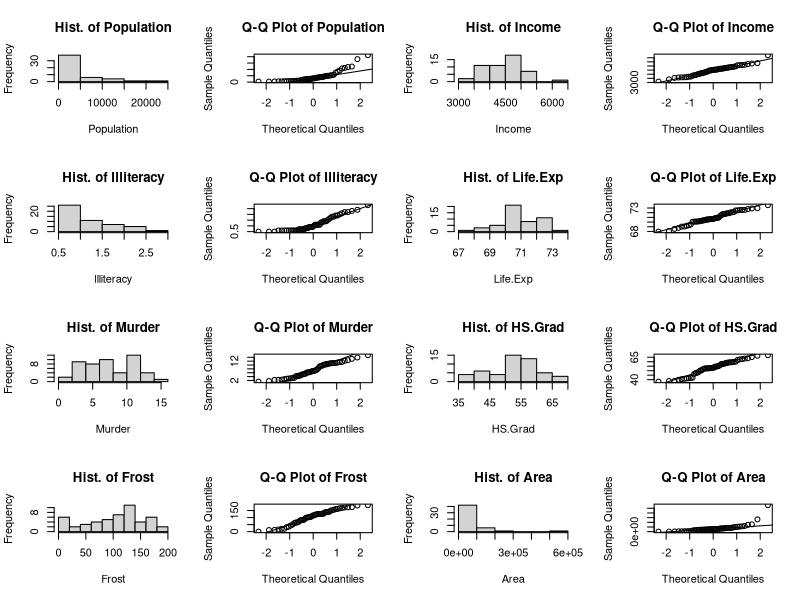
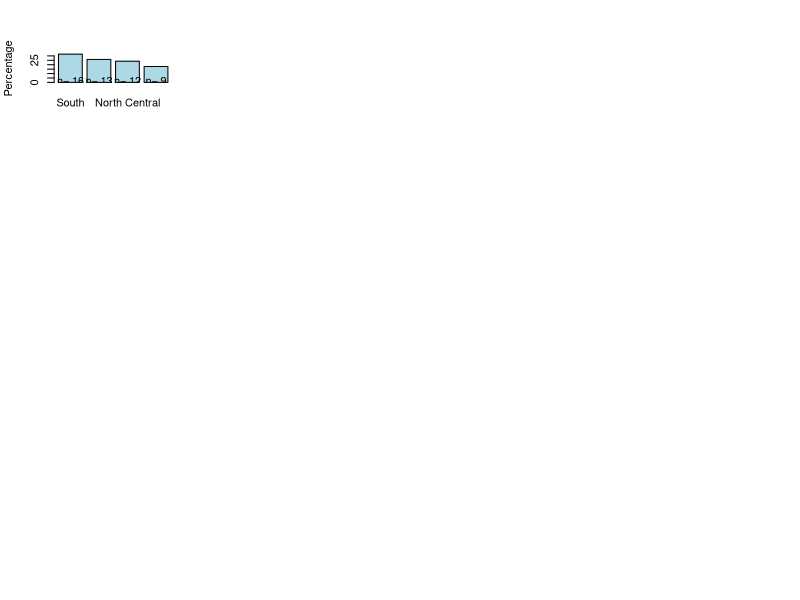
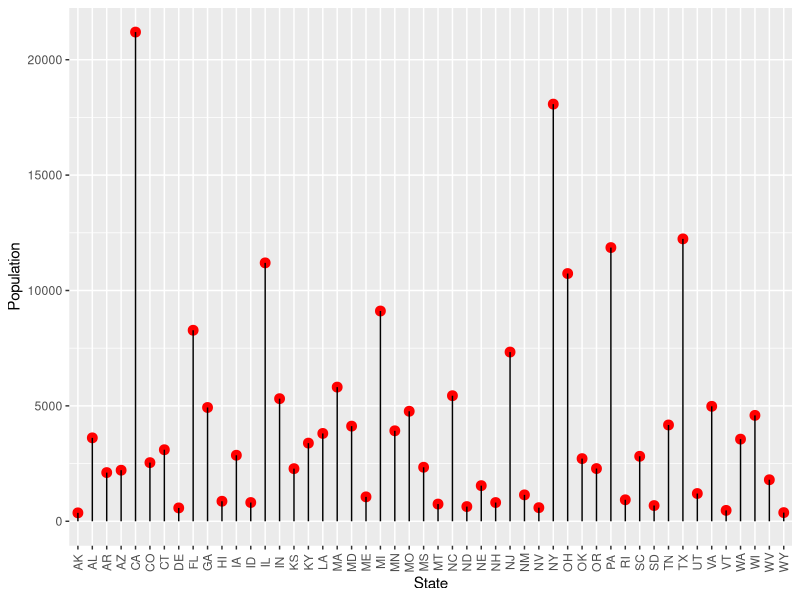
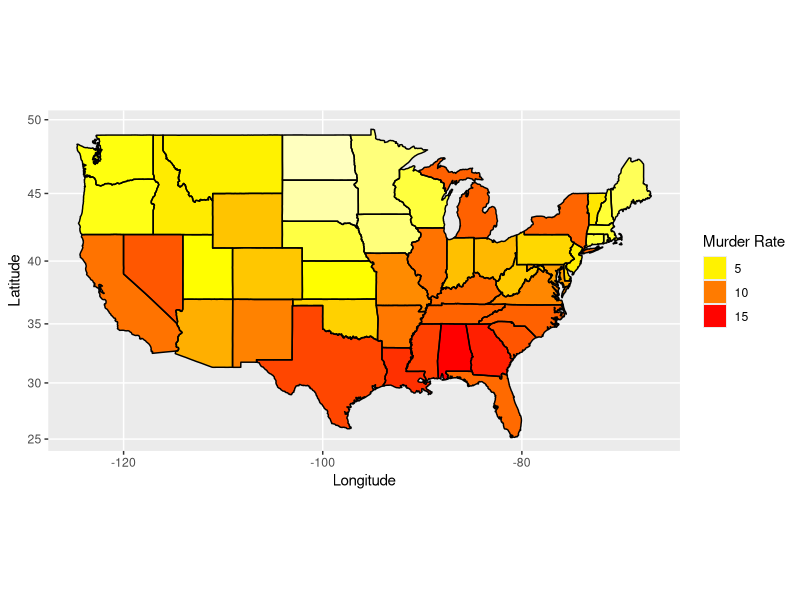
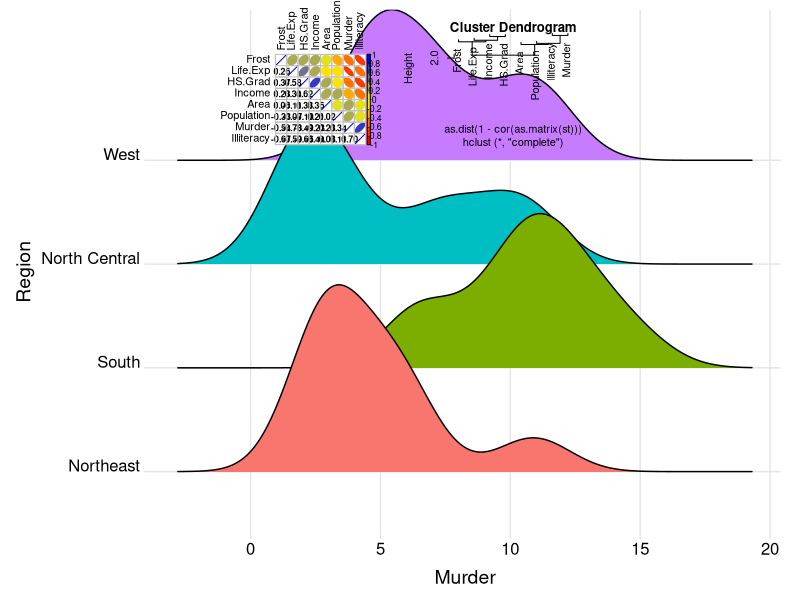
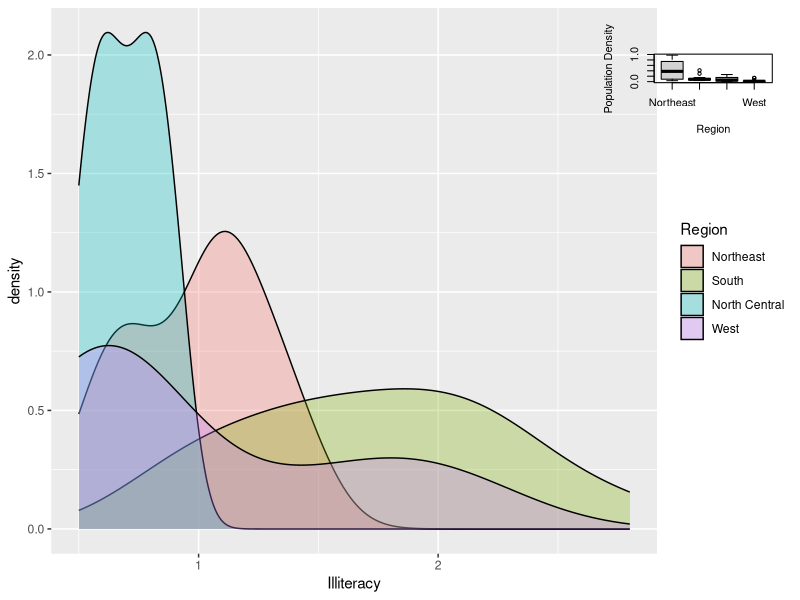
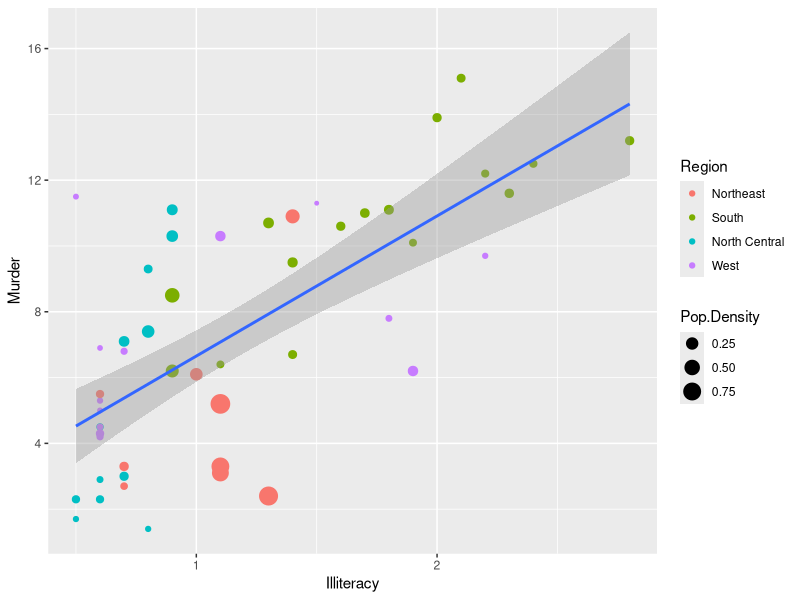
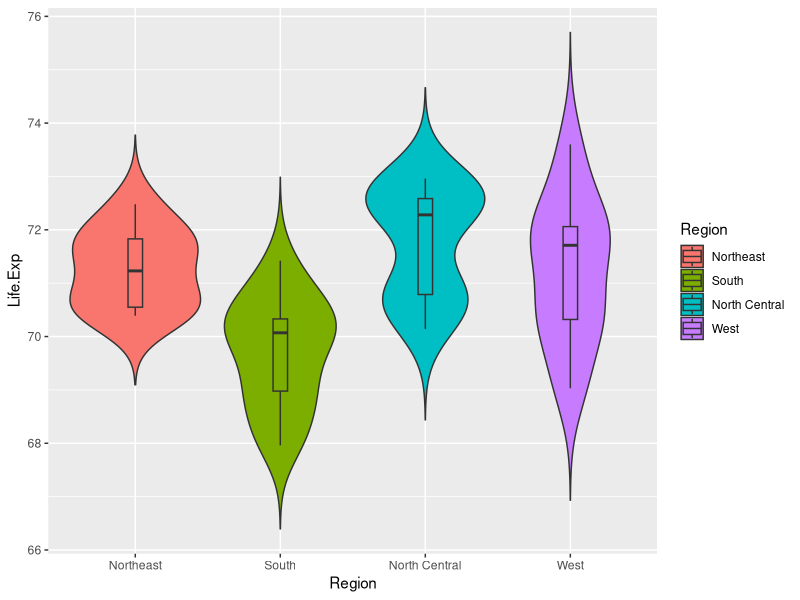

Source code (R) for these figures, in order:
## ---- chunk 1
tem <- data.frame(state.x77)               # Transform matrix into data frame
sta <- cbind(state.abb, tem, state.region) # Combine the three data sets
colnames(sta)[1] <- "State"                # Rename first column
colnames(sta)[10] <- "Region"              # Rename the 10th column
head(sta)
str(sta)
summary(sta)
## ---- chunk 2
a <- colnames(sta)[2:9] # Pick up all numeric columns/variables according to the names 
par(mfrow = c(4, 4))    # Layout outputs in 4 rows and 4 columns
for (i in 1:length(a)){ 
  sub = sta[a[i]][, 1]   # Extract corresponding variable a[i] in sta
  hist(sub, main = paste("Hist. of", a[i], sep = " "), xlab = a[i])
  qqnorm(sub, main = paste("Q-Q Plot of", a[i], sep = " ")) #
  qqline(sub)           # Add a QQ plot line. 
 
   if (i == 1) {
     s.t <- shapiro.test(sub) # Normality test for population
   } else {
     s.t <- rbind(s.t, shapiro.test(sub)) # Bind a new test result to previous row
 }
}
s.t <- s.t[, 1:2]       # Take the first two columns of shapiro.test result
s.t <- cbind(a, s.t)    # Add variable name for the result
s.t
## ---- chunk 3
counts <- sort(table(sta$Region), decreasing = TRUE)  # Number of states in each region
percentages <- 100 * counts / length(sta$Region)      
barplot(percentages, ylab = "Percentage", col = "lightblue") 
text(x=seq(0.7, 5, 1.2), 2, paste("n=", counts))      # Add count to each bar
## ---- chunk 4
library(ggplot2)
ggplot(sta, aes(x = State, y = Population)) +
  geom_point(size = 3, color = "red") + 
  geom_segment(aes(x = State, xend = State, y = 0, yend = Population)) +
  theme(axis.text.x = element_text(angle = 90, vjust = 0.5)) # Rotate axis label
## ---- chunk 5
library(maps)
library(ggplot2)
sta$region <- tolower(state.name)  # Lowercase states' names
states <- map_data("state")        # Extract state data
map <- merge(states, sta, by = "region", all.x = T)  # Merge states and state.x77 data
map <- map[order(map$order), ]     # Must order first
ggplot(map, aes(x = long, y = lat, group = group)) +  
  geom_polygon(aes(fill = Murder)) +   
  geom_path() + 
  scale_fill_gradientn(colours = rev(heat.colors(10))) +
  coord_map() +
  labs(x = "Longitude", y = "Latitude") +
  guides(fill = guide_legend(title = "Murder Rate"))   
## ---- chunk 6
library(ggridges)
ggplot(sta, aes(x = Murder, y = Region, fill = Region)) +
  geom_density_ridges() +
  theme_ridges() +                                 # No color on backgroud
  theme(legend.position = "none",                  # No show legend
        axis.title.x = element_text(hjust = 0.5),  # x axis title in the center
        axis.title.y = element_text(hjust = 0.5))  # y axis title in the center
## ---- chunk 7
st <- sta[, 2:9] # Take numeric variables as goal matrix
library(ellipse) 
library(corrplot)
corMatrix <- cor(as.matrix(st)) # Calculate correlation matrix
col <- colorRampPalette(c("red", "yellow", "blue"))  # 3 colors to represent coefficients -1 to 1.
corrplot.mixed(corMatrix, order = "AOE", lower = "number", lower.col = "black", 
               number.cex = .8, upper = "ellipse",  upper.col = col(10), 
               diag = "u", tl.pos = "lt", tl.col = "black") # Mix plots of "number" and "ellipse"
## ---- chunk 8
plot(hclust(as.dist(1 - cor(as.matrix(st)))))  # Hierarchical clustering
## ---- chunk 9
ggplot(sta, aes(x = Illiteracy, fill = Region)) + geom_density(alpha = 0.3)
## ---- chunk 10
sta$Pop.Density <- sta$Population/sta$Area
boxplot(sta$Pop.Density ~ sta$Region, xlab = "Region", ylab = "Population Density")
model <- aov(sta$Pop.Density ~ sta$Region, sta)
summary(model)
## ---- chunk 11
ggplot(sta, aes(x = Illiteracy, y = Murder)) + 
  geom_point(aes(size = Pop.Density, color = Region)) + 
  geom_smooth(method = 'lm',formula = y ~ x)  # Add regression line
## ---- chunk 12
ggplot(sta, aes(x = Region, y = Life.Exp, fill = Region)) + 
  geom_violin(trim = FALSE) + 
  geom_boxplot(width = 0.1)
## ---- chunk 13
library(dplyr)
# Group income into IncomeType first
sta.income <- sta %>% mutate(IncomeType = factor(ifelse(Income < 3500, "Under3500",  
                             ifelse(Income < 4000 & Income >= 3500, "3500-4000",
                               ifelse(Income < 4500 & Income >= 4000, "4000-4500",
                                 ifelse(Income < 5000 & Income >= 4500, "4500-5000", 
                                   "Above5000"))))))
ggplot(sta.income, aes(x = Murder, y = Life.Exp)) + 
  geom_point(aes(shape = IncomeType, color = Region, size = HS.Grad)) + 
  geom_smooth(method = 'lm', formula = y ~ x)
## ---- chunk 14
library(gplots)
st.matrix <- as.matrix(st)    # Transfer the data frame to matrix
s <- apply(st.matrix, 2, function(y)(y - mean(y)) / sd(y))  # Standardize data
a <- heatmap.2(s, 
          col = greenred(75), # Color green red
          density.info = "none", 
          trace = "none", 
          scale = "none", 
          RowSideColors = rainbow(4)[sta$Region],  
          srtCol = 45,        # Column labels at 45 degree
          margins = c(5, 8),  # Bottom and right margins
          lhei = c(5, 15)     # Relative heights of the rows
) 
legend("topright", levels(sta$Region), fill = rainbow(4), cex = 0.8)  # Add legend 
## ---- chunk 15
row.names(st) <- sta$State
stars(st, key.loc = c(13, 1.5), draw.segments = T)   
## ---- chunk 16
pca = prcomp(st, scale = T)  # scale = T to normalize the data
pca
plot(pca)     # Plot the amount of variance each principal components captures
summary(pca)  # Show the importance of the components
percentVar <- round(100 * summary(pca)$importance[2, 1:7], 0) # Compute % variances
percentVar
## ---- chunk 17
library(ggfortify)
row.names(sta) <- sta$State
autoplot(prcomp(st,  scale = T), data = sta, 
         colour = 'Region', shape = FALSE, label = TRUE, label.size = 3.5,
         loadings = TRUE, loadings.colour = 'blue', loadings.label = TRUE, 
         loadings.label.size = 4, loadings.label.colour = 'blue')
## ---- chunk 18
lm.data <- sta[, c(2:6, 9:10)]
lm.data <- within(lm.data, Region <- relevel(Region, ref = "South"))  # Set region South as reference
model <- lm(Murder ~ .,  data = lm.data)
summary(model)
